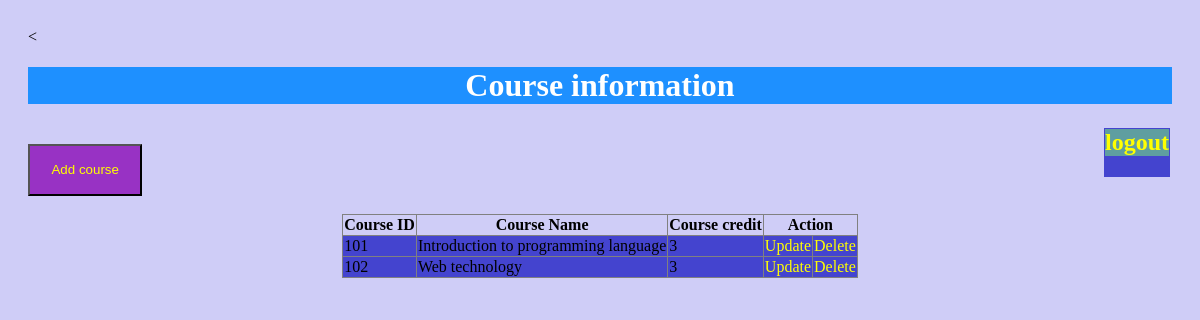
/WebtechProject/adminview/courses.php, run on the app's committed database.
### tables this page shows
CREATE TABLE `course` (
  `course_ID` int(10) NOT NULL,
  `course_name` varchar(50) NOT NULL,
  `course_credit` int(10) NOT NULL
);

### WebtechProject/models/db_config.php (called while the page is built, shortened)
<?php
$dbhost = "localhost";
$dbuser = "root";
$dbpass = "";
$db = "mydb";
function get($query)
{
    global $dbhost,$dbuser,$dbpass,$db;
    $conn=mysqli_connect($dbhost,$dbuser,$dbpass,$db);
    $result= mysqli_query($conn,$query);
    $data=[];
    if(mysqli_num_rows($result)>0)
    {
        while($row=mysqli_fetch_assoc($result))
        {
            $data[]=$row;
        }
    }
    return $data;
}
?>

### WebtechProject/adminview/courses.php (the view, shortened to what this page needs)
<<!DOCTYPE html>
<html>
<head>
<link rel="stylesheet" type="text/css" href="../css/mycss11.css">
</head>
 <body>
    <h1 align="center"> Course information </h1>
    <table align='right'>
<tr >
<div class="navbar">
<td><h2><a href="../admincontrol/logout.php">logout</a></h2></td>
</tr>
</table></h1>
    <br/>
    <button><a href="addcourse.php" >Add course</a>  </h5> </button> &nbsp;  &nbsp;
   <br>
   <br>
</body>
</html>
<?php
include "../models/db_config.php";
$query="select * from course";
$result=get($query);
?>
<table align ="center" border="1" style="border-collapse:collapse">
<tr>
<th>Course ID</th>
<th>Course Name</th>
<th>Course credit</th>
<th colspan="2"> Action</th>
</tr>
<?php
foreach($result as $row)
{
    echo "<tr>";
    echo"<td>".$row["course_ID"]."</td>";
    echo"<td>".$row["course_name"]."</td>";
    echo"<td>".$row["course_credit"]."</td>";
	echo   "<td><a href='updatecourse.php?id={$row['course_ID']}'> Update</a></td>";
    echo   "<td><a href='deletecourse.php?id={$row['course_ID']}'> Delete </a></td>";
    echo"</tr>";
}
?>
</table>

### WebtechProject/css/mycss11.css (style rules this page uses)
button { background-color:rgb(152, 50, 196); width:10%; height: 7%; }
a:link { color: yellow; text-decoration: none; }
td { background-color: rgb(68, 68, 207); }
h1 { background-color: dodgerblue; color: white; }
body { background-color: rgba(201, 199, 247, 0.884); padding: 20px; }
h2 { color: rgb(75, 13, 2); background-color: cadetblue; }

### data on the page
course: course_ID "101", course_name "Introduction to programming language", course_credit "3"
course: course_ID "102", course_name "Web technology", course_credit "3"
